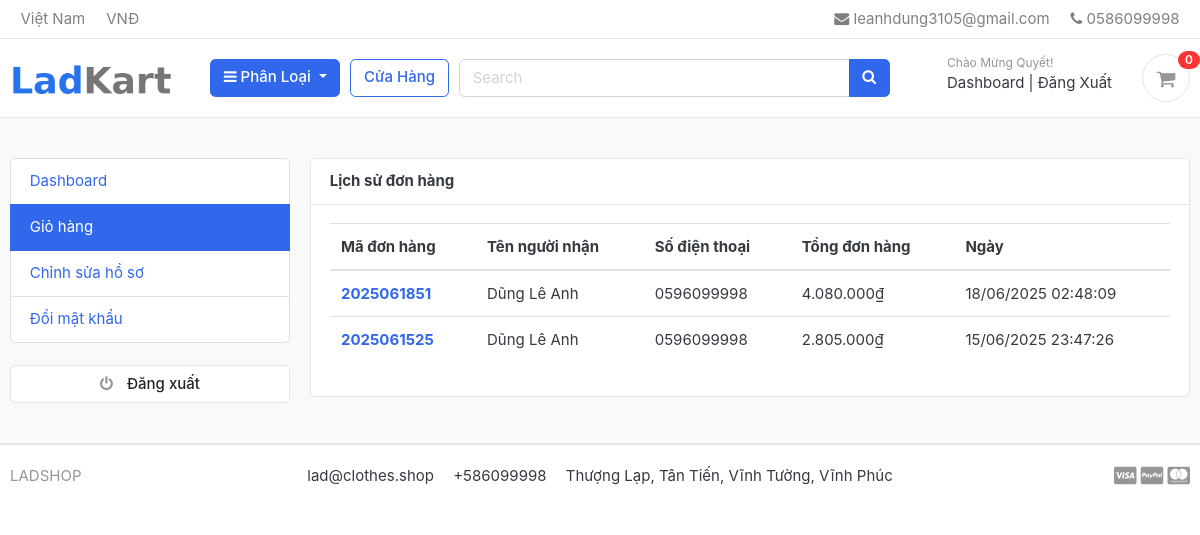
Screenshot of /accounts/my_orders/ (signed in) with the database file from the repository.
### accounts/models.py (models this page shows, shortened)
class Account(AbstractBaseUser):
    first_name      = models.CharField(max_length=50)
    last_name       = models.CharField(max_length=50)
    username        = models.CharField(max_length=50, unique=True)
    email           = models.EmailField(max_length=100, unique=True)
    phone_number    = models.CharField(max_length=50)
    date_joined     = models.DateTimeField(auto_now_add=True)
    last_login      = models.DateTimeField(auto_now_add=True)
    is_admin        = models.BooleanField(default=False)
    is_active       = models.BooleanField(default=True)
    is_staff        = models.BooleanField(default=False)
    is_superadmin   = models.BooleanField(default=False)
    USERNAME_FIELD = 'email'
    REQUIRED_FIELDS = ['username', 'first_name', 'last_name']
    objects = MyAccountManager()

### orders/models.py (models this page shows, shortened)
class Order(models.Model): # Model để lưu thông tin đơn hàng
    STATUS = (
        ('New', 'New'),
        ('Accepted', 'Accepted'),
        ('Completed', 'Completed'),
        ('Cancelled', 'Cancelled'),
    )
    user = models.ForeignKey(Account, on_delete=models.SET_NULL, null=True)
    payment = models.ForeignKey(Payment, on_delete=models.SET_NULL, blank=True, null=True)
    order_number = models.CharField(max_length=20)
    first_name = models.CharField(max_length=50)
    last_name = models.CharField(max_length=50)
    phone = models.CharField(max_length=15)
    email = models.EmailField(max_length=50)
    address = models.CharField(max_length=50)
    country = models.CharField(max_length=50, default='Việt Nam')
    city = models.CharField(max_length=50)
    district = models.CharField(max_length=50)
    ward = models.CharField(max_length=50)
    order_note = models.CharField(max_length=100, blank=True)
    order_total = models.FloatField()
    tax = models.FloatField()
    status = models.CharField(max_length=10, choices=STATUS, default='New')
    ip = models.CharField(blank=True, max_length=20)
    is_ordered = models.BooleanField(default=False)
    created_at = models.DateTimeField(auto_now_add=True)
    updated_at = models.DateTimeField(auto_now=True)
    def full_name(self):
        return f'{self.first_name} {self.last_name}'

### accounts/views.py (the view)
# urls.py: path('my_orders/', views.my_orders, name='my_orders'),
@login_required(login_url='login')
def my_orders(request):
    orders = Order.objects.filter(user=request.user, is_ordered=True).order_by('-created_at')
    context = {
        'orders': orders,
    }
    return render(request, 'accounts/my_orders.html', context)

### carts/context_processors.py (called while the page is built)
def counter(request):
    cart_count = 0
    if 'admin' in request.path:
        return {}
    else:
        try:
            cart = Cart.objects.filter(cart_id=_cart_id(request))
            if request.user.is_authenticated:
                cart_items = CartItem.objects.all().filter(user=request.user)
            else:
                cart_items = CartItem.objects.all().filter(cart=cart[:1])
            for cart_item in cart_items:
                cart_count += cart_item.quantity
        except Cart.DoesNotExist:
            cart_count = 0
    return dict(cart_count=cart_count)

### carts/views.py (called while the page is built)
def _cart_id(request):
    cart = request.session.session_key
    if not cart:
        cart = request.session.create()
    return cart

### category/context_processors.py (called while the page is built)
def menu_links(request):
    links = Category.objects.all()
    return dict(links=links)

### category/models.py (called while the page is built)
    def get_url(self):
        return reverse('product_by_category', args=[self.slug])

### store/templatetags/filters.py (called while the page is built)
@register.filter
def usd_to_vnd(value, rate=25000):
    try:
        vnd = float(value) * rate
        return "{:,.0f}₫".format(vnd).replace(",", ".")
    except:
        return ""

### templates/accounts/my_orders.html (shortened to what this page needs)
{% extends 'base.html' %}
{% load humanize %}
{% load filters %}
{% block content %}
<section class="section-conten padding-y bg">
<div class="container">
	<div class="row">
	{% include 'includes/dashboard_sidebar.html' %}
	<main class="col-md-9">
		<article class="card">
		<header class="card-header">
			<strong class="d-inline-block mr-3">Lịch sử đơn hàng</strong>
		</header>
		<div class="card-body">
			<div class="row">
			<div class="col-md-12">
				<table class="table table-hover">
				  <thead>
				    <tr>
				      <th scope="col">Mã đơn hàng</th>
				      <th scope="col">Tên người nhận</th>
				      <th scope="col">Số điện thoại</th>
				      <th scope="col">Tổng đơn hàng</th>
							<th scope="col">Ngày</th>
				    </tr>
				  </thead>
				  <tbody>
						{% for order in orders %}
				    <tr>
				      <th scope="row"><a href="{% url 'order_detail' order.order_number %}">{{order.order_number}}</a></th>
				      <td>{{order.full_name}}</td>
				      <td>{{order.phone}}</td>
				      <td>{{order.order_total|usd_to_vnd}}</td>
							<td>{{order.created_at|date:"d/m/Y H:i:s"}}</td>
				    </tr>
				{% endfor %}
				  </tbody>
				</table>
			</div>
			</div>
		</div>
		</article>
	</main>
</div>
</div>
</section>
{% endblock %}

### templates/includes/navbar.html (shortened to what this page needs)
{% load static %}
<header class="section-header">
<nav class="navbar p-md-0 navbar-expand-sm navbar-light border-bottom">
<div class="container">
  <div class="collapse navbar-collapse" id="navbarTop4">
    <ul class="navbar-nav mr-auto">
    	<li class="nav-item dropdown">
		 	<a href="#" class="nav-link"> Việt Nam </a>
		</li>
		<li class="nav-item dropdown">
			<a href="#" class="nav-link"> VNĐ </a>
		</li>
    </ul>
    <ul class="navbar-nav">
		<li><a href="#" class="nav-link"> <i class="fa fa-envelope"></i> leanhdung3105@gmail.com </a></li>
		<li><a href="#" class="nav-link"> <i class="fa fa-phone"></i> 0586099998 </a></li>
	</ul>
  </div>
</div>
</nav>
<section class="header-main border-bottom">
	<div class="container">
<div class="row align-items-center">
	<div class="col-lg-2 col-md-3 col-6">
		<a href="{% url 'home' %}" class="brand-wrap">
			<img class="logo" src="{% static './images/lad_kart_logo.png' %}">
		</a>
	</div>
	<div class="col-lg col-sm col-md col-6 flex-grow-0">
		<div class="category-wrap dropdown d-inline-block float-right">
			<button type="button" class="btn btn-primary dropdown-toggle" data-toggle="dropdown">
				<i class="fa fa-bars"></i> Phân Loại
			</button>
		</div>
	</div>
	<a href="{% url 'store' %}" class="btn btn-outline-primary">Cửa Hàng</a>
	<div class="col-lg  col-md-6 col-sm-12 col">
		<form action="{% url 'search' %}" class="search" method="GET">
			<div class="input-group w-100">
			    <input type="text" class="form-control" style="width:60%;" placeholder="Search" name = "keyword" required>
			    <div class="input-group-append">
			      <button class="btn btn-primary" type="submit">
			        <i class="fa fa-search"></i>
			      </button>
			    </div>
		    </div>
		</form>
	</div>
	<div class="col-lg-3 col-sm-6 col-8 order-2 order-lg-3">
				<div class="d-flex justify-content-end mb-3 mb-lg-0">
					{% if user.id is None %}
					<div class="widget-header">
						<small class="title text-muted">Chào Mừng!</small>
						<div>
							<a href="{% url 'login' %}">Đăng Nhập</a> <span class="dark-transp"> | </span>
							<a href="{% url 'register' %}"> Đăng Ký</a>
						</div>
					</div>
					{% else %}
					<div class="widget-header">
						<small class="title text-muted">Chào Mừng {{ user.first_name }}!</small>
						<div>
							<a href="{% url 'dashboard' %}">Dashboard</a> <span class="dark-transp"> | </span>
							<a href="{% url 'logout' %}">Đăng Xuất</a>
						</div>
					</div>
					{% endif %}
					<a href="{% url 'cart' %}" class="widget-header pl-3 ml-3">
						<div class="icon icon-sm rounded-circle border"><i class="fa fa-shopping-cart"></i></div>
						<span class="badge badge-pill badge-danger notify">{{cart_count}}</span>
					</a>
				</div>
			</div>
</div>
	</div>
</section>
</header>

### static/css/ui.css (style rules this page uses)
html { font-family: "Inter", sans-serif; font-size: 15px; }
.icon-xs, .icon-sm, .icon-md, .icon-lg { display: inline-block; text-align: center; flex-shrink: 0; flex-grow: 0; }
.icon-sm { width: 48px; height: 48px; line-height: 48px !important; font-size: 20px; }
.padding-y { padding-top: 40px; padding-bottom: 40px; }
article:after, .form-group:after { display: block; clear: both; content: ""; }
.bg { background-color: #f8f9fa; }
.header-main { position: relative; padding-top: 1rem; padding-bottom: 1rem; }
.brand-wrap .logo, .navbar-brand .logo { margin-right: 7px; max-height: 42px; display: inline-block; }
.widget-header { display: inline-block; vertical-align: middle; position: relative; }
.widget-header a { color: #343a40; }
.widget-header i { color: #969696; }
.widget-header .title { display: block; }
.widget-header .notify { position: absolute; top: -3px; right: -10px; }
.notify { position: absolute; top: -4px; right: -10px; display: inline-block; padding: 0.25em 0.6em; font-size: 12px; line-height: 1; text-align: center; border-radius: 3rem; color: #fff; background-color: #fa3434; }

### rows the page displays
Account: first_name "Quyết"
Order: order_number "2025061851", full_name "Dũng Lê Anh", phone "0596099998", order_total "4.080.000₫", created_at "18/06/2025 02:48:09"
Order: order_number "2025061525", full_name "Dũng Lê Anh", phone "0596099998", order_total "2.805.000₫", created_at "15/06/2025 23:47:26"

### other values shown
{{ cart_count }} "0"
